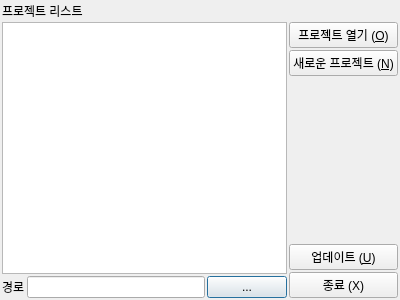
<?xml version="1.0" encoding="UTF-8"?>
<ui version="4.0">
 <class>Launcher</class>
 <widget class="QDialog" name="Launcher">
  <property name="windowModality">
   <enum>Qt::ApplicationModal</enum>
  </property>
  <property name="geometry">
   <rect>
    <x>0</x>
    <y>0</y>
    <width>400</width>
    <height>300</height>
   </rect>
  </property>
  <property name="windowTitle">
   <string>Launcher</string>
  </property>
  <layout class="QVBoxLayout" name="verticalLayout_3">
   <property name="spacing">
    <number>2</number>
   </property>
   <property name="margin">
    <number>2</number>
   </property>
   <item>
    <widget class="QLabel" name="label">
     <property name="text">
      <string>프로젝트 리스트</string>
     </property>
    </widget>
   </item>
   <item>
    <layout class="QHBoxLayout" name="horizontalLayout_2">
     <property name="spacing">
      <number>2</number>
     </property>
     <item>
      <layout class="QVBoxLayout" name="verticalLayout_2">
       <property name="spacing">
        <number>2</number>
       </property>
       <item>
        <widget class="QListView" name="ui_ProjectList"/>
       </item>
       <item>
        <layout class="QHBoxLayout" name="horizontalLayout">
         <property name="spacing">
          <number>2</number>
         </property>
         <item>
          <widget class="QLabel" name="label_2">
           <property name="text">
            <string>경로</string>
           </property>
          </widget>
         </item>
         <item>
          <widget class="QLineEdit" name="ui_WorkingDir">
           <property name="readOnly">
            <bool>true</bool>
           </property>
          </widget>
         </item>
         <item>
          <widget class="QPushButton" name="ui_FindWorkingDir">
           <property name="text">
            <string>...</string>
           </property>
          </widget>
         </item>
        </layout>
       </item>
      </layout>
     </item>
     <item>
      <layout class="QVBoxLayout" name="verticalLayout">
       <property name="spacing">
        <number>2</number>
       </property>
       <item>
        <widget class="QPushButton" name="ui_OpenProject">
         <property name="text">
          <string>프로젝트 열기 (&amp;O)</string>
         </property>
        </widget>
       </item>
       <item>
        <widget class="QPushButton" name="ui_NewProject">
         <property name="text">
          <string>새로운 프로젝트 (&amp;N)</string>
         </property>
        </widget>
       </item>
       <item>
        <spacer name="verticalSpacer">
         <property name="orientation">
          <enum>Qt::Vertical</enum>
         </property>
         <property name="sizeHint" stdset="0">
          <size>
           <width>20</width>
           <height>40</height>
          </size>
         </property>
        </spacer>
       </item>
       <item>
        <widget class="QPushButton" name="ui_Update">
         <property name="text">
          <string>업데이트 (&amp;U)</string>
         </property>
        </widget>
       </item>
       <item>
        <widget class="QPushButton" name="ui_Close">
         <property name="text">
          <string>종료 (X)</string>
         </property>
        </widget>
       </item>
      </layout>
     </item>
    </layout>
   </item>
  </layout>
 </widget>
 <tabstops>
  <tabstop>ui_ProjectList</tabstop>
  <tabstop>ui_WorkingDir</tabstop>
  <tabstop>ui_FindWorkingDir</tabstop>
  <tabstop>ui_OpenProject</tabstop>
  <tabstop>ui_NewProject</tabstop>
  <tabstop>ui_Update</tabstop>
  <tabstop>ui_Close</tabstop>
 </tabstops>
 <resources/>
 <connections/>
</ui>
